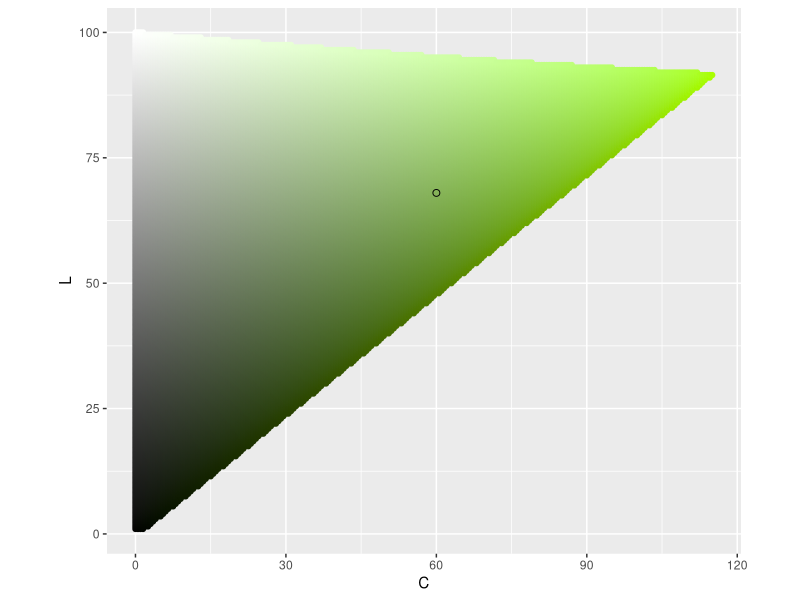
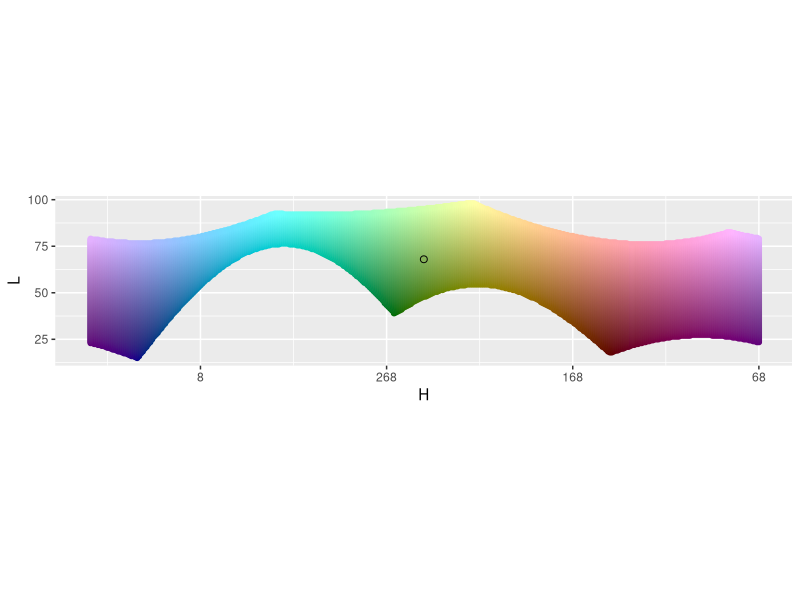
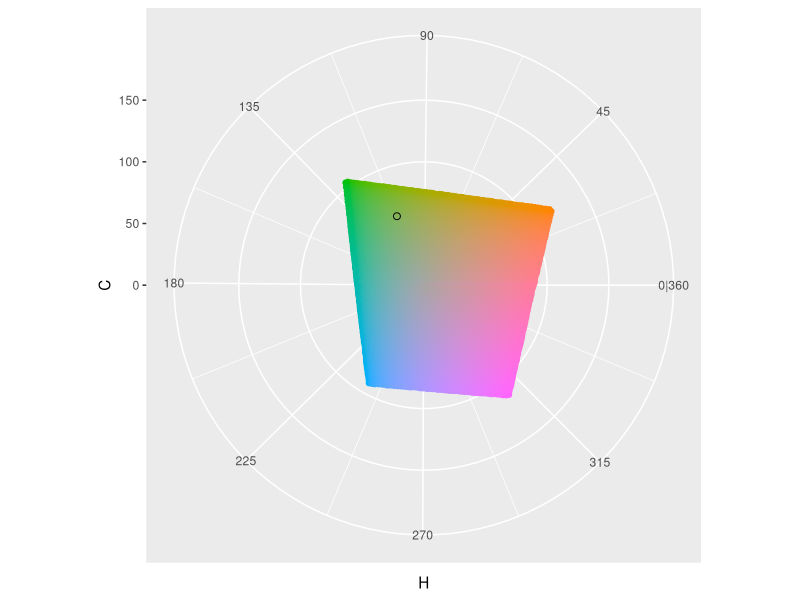
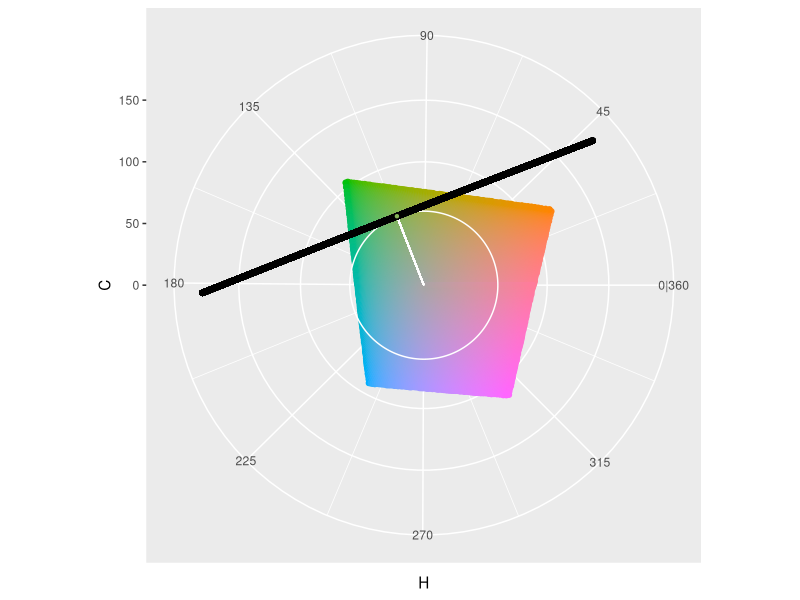
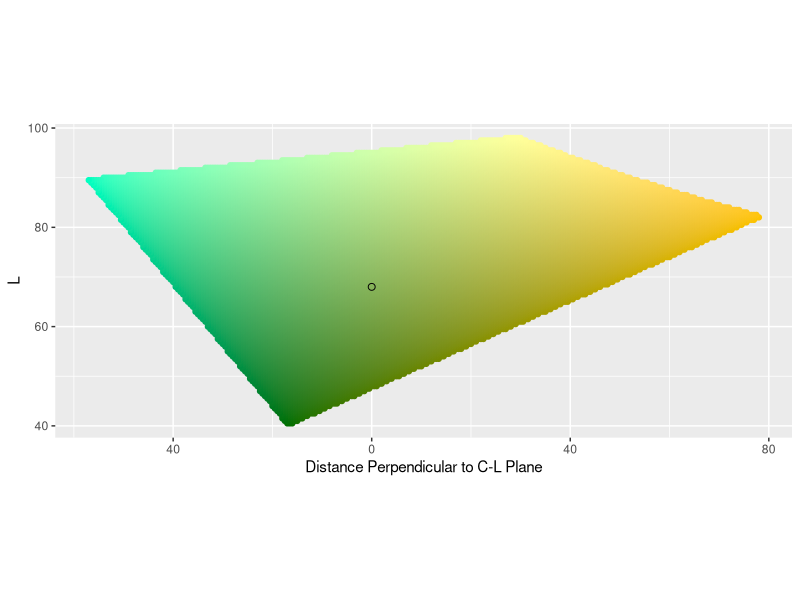
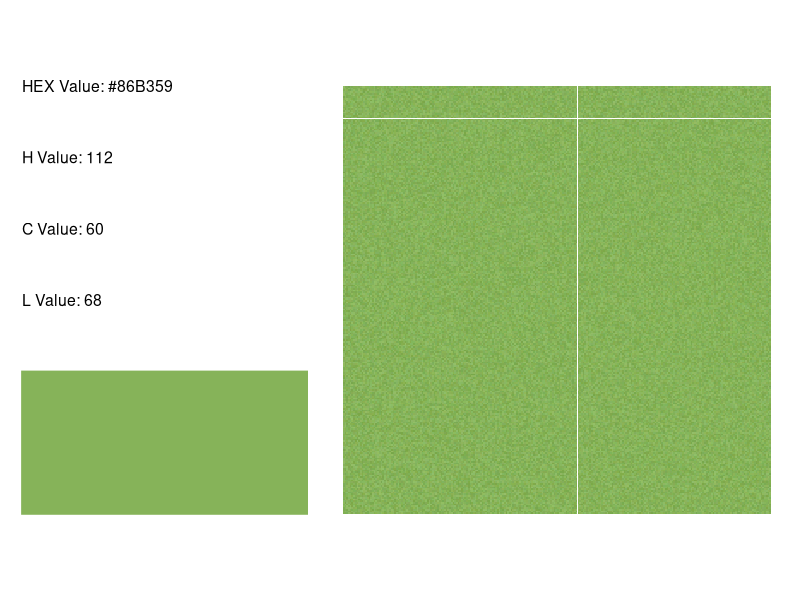
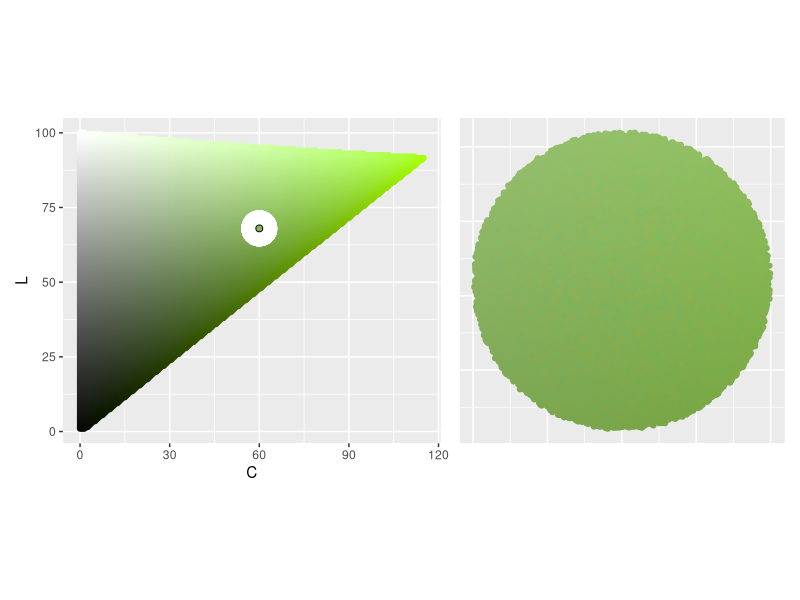
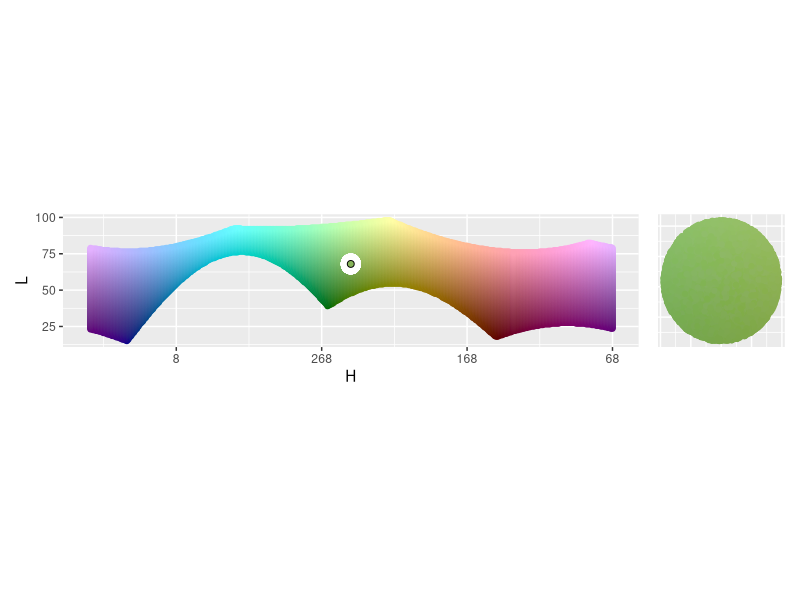

R code for these plots, in order:
## ---- chunk 1
knitr::opts_chunk$set(eval = FALSE)
knitr::opts_knit$set(bookdown.internal.label = FALSE)
knitr::opts_chunk$set(out.extra = 'style="display:block; margin:auto;"')  # center
## ---- chunk 2
##---------
# Libraries
##---------
library(tidyverse)
library(patchwork)
library(colorspace)
## ---- chunk 3
##------------
# Pick a color
##------------
H_point <- 112
C_point <- 60
L_point <- 68

color_hex <- hcl(H_point, 
                 C_point,
                 L_point,
                 fixup = FALSE)

color_points <- data.frame(x = C_point * cos(H_point * pi/180),
                           y = C_point * sin(H_point * pi/180),
                           z = L_point,
                           H = H_point,
                           C = C_point,
                           L = L_point,
                           color_value = color_hex,
                           perpendicular_from_C_L = 0,
                           parallel_along_C_L = 0,
                           row_value = 0,
                           col_value = 0)
## ---- chunk 4
##--------------------------------
# See color in H, C, L color space 
##--------------------------------
# C-L Plane ----
get_C_L_plane <- function(H_point) {
  expand_grid(H = H_point,
              C = seq(0, 180, .5),
              L = seq(1, 100, .5)) %>%
    mutate(color_value = hcl(H, C, L, fixup = FALSE)) %>%
    filter(!is.na(color_value))
}
C_L_plane <- get_C_L_plane(H_point)

graph_C_L_plane <- function(C_L_plane, color_points, color_hex) {
  ggplot() +
    geom_point(data = C_L_plane,
               aes(C, L, color = color_value, fill = color_value)) +
    geom_point(data = color_points,
               aes(C, L, color = "white", fill = "white")) +
    scale_x_continuous(labels = abs) +
    scale_color_identity() +
    scale_fill_identity() +
    geom_point(aes(x = C_point,
                   y = L_point),
               color = 'black',
               fill = color_hex,
               shape = 21,
               size = 2) +
    coord_equal()
}
graph_C_L_plane(C_L_plane, color_points, color_hex)
## ---- chunk 5
knitr::include_graphics('/post/2021-08-09-choosing-nearby-colors-part-1/index.en-us_files/c_l_plane.jpeg', error = FALSE)
## ---- chunk 6
# H-L Curve ----
get_H_L_curve <- function(C_point) {
  expand_grid(H = seq(1, 360, 1),
              C = C_point,
              L = seq(1, 100, .5)) %>%
    mutate(color_value = hcl(H, C, L, fixup = FALSE)) %>%
    filter(!is.na(color_value))
}
H_L_curve <- get_H_L_curve(C_point)

label_H_center <- function(H_point, ...) {
  function(x) {(x + (180 - H_point)) %% 360}
}

graph_H_L_curve <- function(H_L_curve, color_points, color_hex, H_point) {
  ggplot() +
    geom_point(data = H_L_curve,
               aes((H + (180 - H_point)) %% 360, L, 
                   color = color_value, fill = color_value)) +
    geom_point(data = color_points,
               aes((H + (180 - H_point)) %% 360, L, 
                   color = "white", fill = "white")) +
    scale_color_identity() +
    scale_fill_identity() +
    geom_point(aes(x = 180, # Because we rotated points to not drop over edge
                   y = L_point),
               color = 'black',
               fill = color_hex,
               shape = 21,
               size = 2) +
    scale_x_reverse('H', # Like you're standing on the inside
                    labels = label_H_center(H_point = H_point),
                    limits = c(360, 0)) +
    coord_equal()
}
graph_H_L_curve(H_L_curve, color_points, color_hex, H_point)
## ---- chunk 7
knitr::include_graphics('/post/2021-08-09-choosing-nearby-colors-part-1/index.en-us_files/h_l_curve.jpeg', error = FALSE)
## ---- chunk 8
# H-C plane ----
get_H_C_plane <- function(L_point){
  expand_grid(H = seq(1, 360, 1),
              C = seq(0, 180, .5),
              L = L_point) %>%
    mutate(color_value = hcl(H, C, L, fixup = FALSE)) %>%
    filter(!is.na(color_value))
}
H_C_plane <- get_H_C_plane(L_point)

graph_H_C_plane <- function(H_C_plane, color_points, color_hex) {
  ggplot() +
    geom_point(data = H_C_plane,
               aes(H, C, color = color_value, fill = color_value)) +
    geom_point(data = color_points,
               aes(H, C, color = "white", fill = "white")) +
    scale_color_identity() +
    scale_fill_identity() +
    scale_x_continuous(breaks = seq(45, 360, 45),
                       minor_breaks = seq(0, 315, 45) + 45/2,
                       labels = c('45', '90', '135', '180', 
                                  '225', '270', '315', '0|360')) +
    scale_y_continuous(limits = c(0, 180)) +
    geom_point(aes(x = H_point,
                   y = C_point),
               color = 'black',
               fill = color_hex,
               shape = 21,
               size = 2) +
    coord_polar(start = 270 * pi / 180,
                direction = -1)
}
graph_H_C_plane(H_C_plane, color_points, color_hex)
## ---- chunk 9
knitr::include_graphics('/post/2021-08-09-choosing-nearby-colors-part-1/index.en-us_files/h_c_plane.jpeg', error = FALSE)
## ---- chunk 10
# C tangent plane ----
C_circle <- data.frame(H = seq(1, 360),
                       C = C_point,
                       color_value = "white")
C_tangent_plane <- expand_grid(x = C_point, # Plane perpendicular to H at C
                       perpendicular_from_C_L = 
                         seq(-sqrt(180^2 - C_point^2), sqrt(180^2 - C_point^2)),
                       L = seq(1, 100, 1)) %>%
  mutate(x_rotate = x * cos(H_point * pi/180) -  # rotate
           perpendicular_from_C_L * sin(H_point * pi/180),
         y_rotate = x * sin(H_point * pi/180) + 
           perpendicular_from_C_L * cos(H_point * pi/180)) %>%
  mutate(x = x_rotate,
         y = y_rotate) %>%
  select(-x_rotate, -y_rotate)  %>%
  mutate(H = (atan2(y, x) * 180/pi) %% 360,
         C = sqrt(x^2 + y^2)) %>%
  mutate(color_value = "white")
ggplot(data = H_C_plane,
       aes(H, C, color = color_value, fill = color_value)) +
  geom_point() +
  scale_color_identity() +
  scale_fill_identity() +
  scale_x_continuous(breaks = seq(45, 360, 45),
                     minor_breaks = seq(0, 315, 45) + 45/2,
                     labels = c('45', '90', '135', '180', 
                                '225', '270', '315', '0|360')) +
  scale_y_continuous(limits = c(0, 180)) +
  geom_path(data = C_circle) +
  geom_segment(x = H_point,
               y = 0,
               xend = H_point,
               yend = C_point,
               col = "white") +
  geom_point(data = C_tangent_plane, col = "black") +
  geom_point(x = H_point,
             y = C_point,
             color = 'black',
             fill = color_hex,
             shape = 21) +
  coord_polar(start = 270 * pi / 180,
              direction = -1)
## ---- chunk 11
knitr::include_graphics('/post/2021-08-09-choosing-nearby-colors-part-1/index.en-us_files/c_tangent_plane_setup.jpeg', error = FALSE)
## ---- chunk 12
get_C_tangent_plane <- function(H_point, C_point) {
  expand_grid(x = C_point, # Plane perpendicular to H at C
              perpendicular_from_C_L = seq(-180, 180, .5),
              L = seq(1, 100, .5)) %>%
    mutate(x_rotate = x * cos(H_point * pi/180) -  # rotate
             perpendicular_from_C_L * sin(H_point * pi/180),
           y_rotate = x * sin(H_point * pi/180) + 
             perpendicular_from_C_L * cos(H_point * pi/180)) %>%
    mutate(x = x_rotate,
           y = y_rotate) %>%
    select(-x_rotate, -y_rotate)  %>%
    mutate(H = (atan2(y, x) * 180/pi) %% 360,
           C = sqrt(x^2 + y^2)) %>%
    mutate(color_value = hcl(H, C, L, fixup = FALSE)) %>%
    filter(!is.na(color_value))
}
C_tangent_plane <- get_C_tangent_plane(H_point, C_point)

graph_C_tangent_plane <- function(C_tangent_plane, color_points, color_hex) {
  ggplot() +
    geom_point(data = C_tangent_plane,
               aes(perpendicular_from_C_L, L, 
                   color = color_value, fill = color_value)) +
    geom_point(data = color_points,
               aes(perpendicular_from_C_L, L, 
                   color = "white", fill = "white")) +
    scale_color_identity() +
    scale_fill_identity() +
    scale_x_reverse("Distance Perpendicular to C-L Plane",
                    labels = abs) +
    geom_point(aes(x = 0,
                   y = L_point),
               color = 'black',
               fill = color_hex,
               shape = 21,
               size = 2) +
    coord_equal()
}
graph_C_tangent_plane(C_tangent_plane, color_points, color_hex)
## ---- chunk 13
knitr::include_graphics('/post/2021-08-09-choosing-nearby-colors-part-1/index.en-us_files/c_tangent_plane.jpeg', error = FALSE)
## ---- chunk 14
##------
# Sphere
##------
radius <- 5
n_points <- 250^2

color_points <- data.frame(x = rnorm(n = n_points),
                           y = rnorm(n = n_points),
                           z = rnorm(n = n_points),
                           U = runif(n = n_points)^(1/3)) %>%
  mutate(normalize = sqrt(x^2 + y^2 + z^2)) %>%
  mutate(x = x * U / normalize,
         y = y * U / normalize,
         z = z * U / normalize) %>%
  select(-U, -normalize) %>% # have random points in a sphere here
  mutate(x = x * radius, # stretch
         y = y * radius,
         z = z * radius) %>%
  mutate(x = x + C_point * cos(H_point * pi/180), # move
         y = y + C_point * sin(H_point * pi/180),
         z = z + L_point) %>%
  mutate(H = (atan2(y, x) * 180/pi) %% 360,
         C = sqrt(x^2 + y^2),
         L = z) %>%
  mutate(color_value = hcl(H, C, L, fixup = FALSE)) %>%
  mutate(perpendicular_from_C_L = x * sin(-H_point * pi/180) + 
           y * cos(-H_point * pi/180),
         parallel_along_C_L = x * cos(-H_point * pi/180) - 
           y * sin(-H_point * pi/180)) %>%
  mutate(row_value = sample(row_number(), n()),
         col_value = ceiling(row_value / sqrt(n_points))) %>%
  mutate(row_value = (row_value %% sqrt(n_points)) + 1)
## ---- chunk 15
graph_info <- function(H_point, C_point, L_point) {
  color_hex <- hcl(H_point, 
                   C_point,
                   L_point,
                   fixup = FALSE)
  
  ggplot() +
    geom_rect(aes(xmin = 0, xmax = 1,
                  ymin = 0, ymax = .5), col = color_hex, fill = color_hex) +
    geom_text(data = data.frame(x = 0,
                                y = seq(1.5, .75, -.25),
                                label = c(paste("HEX Value:", color_hex), 
                                          paste("H Value:", H_point),
                                          paste("C Value:", C_point),
                                          paste("L Value:", L_point))),
              aes(x, y, label = label), hjust = 0, size = 4) +
    coord_equal() +
    theme_void()
}

graph_sample <- function(color_points) {
  ggplot(data = color_points,
         aes(x = row_value,
             y = col_value,
             fill = color_value)) +
    geom_tile() +
    coord_equal() +
    scale_fill_identity() +
    theme_void()
}

p1 <- graph_info(H_point, C_point, L_point)
p2 <- graph_sample(color_points)
p1 + p2
## ---- chunk 16
knitr::include_graphics('/post/2021-08-09-choosing-nearby-colors-part-1/index.en-us_files/sphere_info.jpeg', error = FALSE)
## ---- chunk 17
graph_C_L <- function(color_points) {
  ggplot(data = color_points, aes(C, L, col = color_value, fill = color_value)) +
    geom_point() +
    scale_color_identity() +
    scale_fill_identity() +
    coord_equal() +
    theme(axis.line=element_blank(), axis.text.x=element_blank(),
          axis.text.y=element_blank(), axis.ticks=element_blank(),
          axis.title.x=element_blank(), axis.title.y=element_blank())
}

p1 <- graph_C_L_plane(C_L_plane, color_points, color_hex)
p2 <- graph_C_L(color_points)
p1 + p2
## ---- chunk 18
knitr::include_graphics('/post/2021-08-09-choosing-nearby-colors-part-1/index.en-us_files/sphere_c_l.jpeg', error = FALSE)
## ---- chunk 19
graph_H_L <- function(color_points, H_point) {
  ggplot(data = color_points, aes((H + (180 - H_point)) %% 360, L, 
                                  col = color_value, fill = color_value)) +
    geom_point() +
    scale_color_identity() +
    scale_fill_identity() +
    scale_x_reverse() +
    coord_equal() +
    theme(axis.line=element_blank(), axis.text.x=element_blank(),
          axis.text.y=element_blank(), axis.ticks=element_blank(),
          axis.title.x=element_blank(), axis.title.y=element_blank())
}

p1 <- graph_H_L_curve(H_L_curve, color_points, color_hex, H_point)
p2 <- graph_H_L(color_points, H_point)
p1 + p2
## ---- chunk 20
knitr::include_graphics('/post/2021-08-09-choosing-nearby-colors-part-1/index.en-us_files/sphere_h_l.jpeg', error = FALSE)
## ---- chunk 21
graph_perpendicular_from_C_L <- function(color_points) {
  ggplot(data = color_points, aes(perpendicular_from_C_L, L, 
                                  color = color_value, fill = color_value)) +
    geom_point() +
    scale_color_identity() +
    scale_fill_identity()  +
    scale_x_reverse() +
    coord_equal() +
    theme(axis.line=element_blank(), axis.text.x=element_blank(),
          axis.text.y=element_blank(), axis.ticks=element_blank(),
          axis.title.x=element_blank(), axis.title.y=element_blank())
}

p1 <- graph_C_tangent_plane(C_tangent_plane, color_points, color_hex)
p2 <- graph_perpendicular_from_C_L(color_points)
p1 + p2
## ---- chunk 22
knitr::include_graphics('/post/2021-08-09-choosing-nearby-colors-part-1/index.en-us_files/sphere_p_c_l.jpeg', error = FALSE)
## ---- chunk 23
graph_x_y <- function(color_points, H_point) {
  ggplot(data = color_points, aes(x, y, 
                                  col = color_value, fill = color_value)) +
    geom_abline(slope = c(tan(-67.5 * pi/180), 
                          tan(-45 * pi/180), 
                          tan(-22.5 * pi/180),
                          0, 
                          100000,
                          tan(22.5 * pi/180), 
                          tan(45 * pi/180), 
                          tan(67.5 * pi/180)), 
                intercept = 0,
                color = "white") +
    geom_abline(slope = tan(H_point * pi/180), 
                intercept = 0,
                color = "black") +
    geom_point() +
    scale_color_identity() +
    scale_fill_identity() +
    coord_equal() +
    theme(axis.line=element_blank(), axis.text.x=element_blank(),
          axis.text.y=element_blank(), axis.ticks=element_blank(),
          axis.title.x=element_blank(), axis.title.y=element_blank(),
          panel.grid.major=element_blank(), panel.grid.minor=element_blank())
}

p1 <- graph_H_C_plane(H_C_plane, color_points, color_hex)
p2 <- graph_x_y(color_points, H_point)
p1 + p2
## ---- chunk 24
knitr::include_graphics('/post/2021-08-09-choosing-nearby-colors-part-1/index.en-us_files/sphere_h_c.jpeg', error = FALSE)
## ---- chunk 25
##-------
# Ellipse
##-------
H_radius <- 2.5
C_radius <- 5
L_radius <- 10

color_points <- data.frame(x = rnorm(n = n_points),
                           y = rnorm(n = n_points),
                           z = rnorm(n = n_points),
                           U = runif(n = n_points)^(1/3)) %>%
  mutate(normalize = sqrt(x^2 + y^2 + z^2)) %>%
  mutate(x = x * U / normalize,
         y = y * U / normalize,
         z = z * U / normalize) %>%
  select(-U, -normalize) %>% # have random points in a sphere here
  mutate(x = x * C_radius, # stretch
         y = y * H_radius,
         z = z * L_radius) %>%
  mutate(x_turn = x * cos(H_point * pi/180) - 
           y * sin(H_point * pi/180), # rotate
         y_turn = x * sin(H_point * pi/180) + 
           y * cos(H_point * pi/180)) %>%
  mutate(x = x_turn,
         y = y_turn) %>%
  select(-x_turn, -y_turn) %>%
  mutate(x = x + C_point * cos(H_point * pi/180), # move
         y = y + C_point * sin(H_point * pi/180),
         z = z + L_point) %>%
  mutate(H = (atan2(y, x) * 180/pi) %% 360,
         C = sqrt(x^2 + y^2),
         L = z) %>%
  filter(L >= 0 & L <= 100 & C >= 0) %>%
  mutate(color_value = hcl(H, C, L, fixup = FALSE)) %>%
  mutate(perpendicular_from_C_L = x * sin(-H_point * pi/180) + 
           y * cos(-H_point * pi/180),
         parallel_along_C_L = x * cos(-H_point * pi/180) - 
           y * sin(-H_point * pi/180)) %>%
  mutate(row_value = sample(row_number(), n()),
         col_value = ceiling(row_value / sqrt(n_points))) %>%
  mutate(row_value = (row_value %% sqrt(n_points)) + 1)
## ---- chunk 26
p1 <- graph_info(H_point, C_point, L_point)
p2 <- graph_sample(color_points)
p1 + p2
## ---- chunk 27
knitr::include_graphics('/post/2021-08-09-choosing-nearby-colors-part-1/index.en-us_files/ellipse_info.jpeg', error = FALSE)
## ---- chunk 28
p1 <- graph_C_L_plane(C_L_plane, color_points, color_hex)
p2 <- graph_C_L(color_points)
p1 + p2
## ---- chunk 29
knitr::include_graphics('/post/2021-08-09-choosing-nearby-colors-part-1/index.en-us_files/ellipse_c_l.jpeg', error = FALSE)
## ---- chunk 30
p1 <- graph_H_L_curve(H_L_curve, color_points, color_hex, H_point)
p2 <- graph_H_L(color_points, H_point)
p1 + p2
## ---- chunk 31
knitr::include_graphics('/post/2021-08-09-choosing-nearby-colors-part-1/index.en-us_files/ellipse_h_l.jpeg', error = FALSE)
## ---- chunk 32
p1 <- graph_C_tangent_plane(C_tangent_plane, color_points, color_hex)
p2 <- graph_perpendicular_from_C_L(color_points)
p1 + p2
## ---- chunk 33
knitr::include_graphics('/post/2021-08-09-choosing-nearby-colors-part-1/index.en-us_files/ellipse_p_c_l.jpeg', error = FALSE)
## ---- chunk 34
p1 <- graph_H_C_plane(H_C_plane, color_points, color_hex)
p2 <- graph_x_y(color_points, H_point)
p1 + p2
## ---- chunk 35
knitr::include_graphics('/post/2021-08-09-choosing-nearby-colors-part-1/index.en-us_files/ellipse_h_c.jpeg', error = FALSE)
## ---- chunk 36
##--------------
# Tilted Ellipse
##--------------
theta_radius <- 10
other_C_L_radius <- 3
perpendicular_C_L_radius <- 5

# Try rotating to point major axis to max chroma value
max_chromas <- max_chroma(h = H_point, l = seq(1, 100, .5))
tilt_theta <- atan2(seq(1, 100, .5)[max(max_chromas) == max_chromas] - L_point,
                     max(max_chromas) - C_point)

color_points <- data.frame(x = rnorm(n = n_points),
           y = rnorm(n = n_points),
           z = rnorm(n = n_points),
           U = runif(n = n_points)^(1/3)) %>%
  mutate(normalize = sqrt(x^2 + y^2 + z^2)) %>%
  mutate(x = x * U / normalize,
         y = y * U / normalize,
         z = z * U / normalize) %>%
  select(-U, -normalize) %>% # have random points in a sphere here
  mutate(x = x * theta_radius, # stretch
         y = y * other_C_L_radius,
         z = z * perpendicular_C_L_radius) %>%
  mutate(z_tilt = z * cos(tilt_theta) + x * sin(tilt_theta), # tilt
         x_tilt = z * -sin(tilt_theta) + x * cos(tilt_theta)) %>%
  mutate(x = x_tilt,
         z = z_tilt) %>%
  select(-x_tilt, -z_tilt) %>%
  mutate(x_turn = x * cos(H_point * pi/180) - 
           y * sin(H_point * pi/180), # rotate
         y_turn = x * sin(H_point * pi/180) + 
           y * cos(H_point * pi/180)) %>%
  mutate(x = x_turn,
         y = y_turn) %>%
  select(-x_turn, -y_turn) %>%
  mutate(x = x + C_point * cos(H_point * pi/180), # move
         y = y + C_point * sin(H_point * pi/180),
         z = z + L_point) %>%
  mutate(H = (atan2(y, x) * 180/pi) %% 360,
         C = sqrt(x^2 + y^2),
         L = z) %>%
  filter(L >= 0 & L <= 100 & C >= 0) %>%
  mutate(color_value = hcl(H, C, L, fixup = FALSE)) %>%
  mutate(perpendicular_from_C_L = x * sin(-H_point * pi/180) + 
           y * cos(-H_point * pi/180),
         parallel_along_C_L = x * cos(-H_point * pi/180) - 
           y * sin(-H_point * pi/180)) %>%
  mutate(row_value = sample(row_number(), n()),
         col_value = ceiling(row_value / sqrt(n_points))) %>%
  mutate(row_value = (row_value %% sqrt(n_points)) + 1)
## ---- chunk 37
p1 <- graph_info(H_point, C_point, L_point)
p2 <- graph_sample(color_points)
p1 + p2
## ---- chunk 38
knitr::include_graphics('/post/2021-08-09-choosing-nearby-colors-part-1/index.en-us_files/tilted_ellipse_info.jpeg', error = FALSE)
## ---- chunk 39
p1 <- graph_C_L_plane(C_L_plane, color_points, color_hex)
p2 <- graph_C_L(color_points)
p1 + p2
## ---- chunk 40
knitr::include_graphics('/post/2021-08-09-choosing-nearby-colors-part-1/index.en-us_files/tilted_ellipse_c_l.jpeg', error = FALSE)
## ---- chunk 41
p1 <- graph_H_L_curve(H_L_curve, color_points, color_hex, H_point)
p2 <- graph_H_L(color_points, H_point)
p1 + p2
## ---- chunk 42
knitr::include_graphics('/post/2021-08-09-choosing-nearby-colors-part-1/index.en-us_files/tilted_ellipse_h_l.jpeg', error = FALSE)
## ---- chunk 43
p1 <- graph_C_tangent_plane(C_tangent_plane, color_points, color_hex)
p2 <- graph_perpendicular_from_C_L(color_points)
p1 + p2
## ---- chunk 44
knitr::include_graphics('/post/2021-08-09-choosing-nearby-colors-part-1/index.en-us_files/tilted_ellipse_p_c_l.jpeg', error = FALSE)
## ---- chunk 45
p1 <- graph_H_C_plane(H_C_plane, color_points, color_hex)
p2 <- graph_x_y(color_points, H_point)
p1 + p2
## ---- chunk 46
knitr::include_graphics('/post/2021-08-09-choosing-nearby-colors-part-1/index.en-us_files/tilted_ellipse_h_c.jpeg', error = FALSE)
## ---- chunk 47
##--------
# Clean up
##--------
# sampling, hitting edges
# within h bounds, this also catches C on the other side
# symmetric on H

H_bound <- 3 # up to 90
get_color_points <- function(n_points, oversample,
                             H_point, C_point, L_point,
                             theta_radius, other_C_L_radius, 
                             perpendicular_C_L_radius,
                             tilt_theta, H_bound) {
  data.frame(x = rnorm(n = n_points * oversample), # over sample in case some points fail
             y = rnorm(n = n_points * oversample),
             z = rnorm(n = n_points * oversample),
             U = runif(n = n_points * oversample)^(1/3)) %>%
    mutate(normalize = sqrt(x^2 + y^2 + z^2)) %>%
    mutate(x = x * U / normalize,
           y = y * U / normalize,
           z = z * U / normalize) %>%
    select(-U, -normalize) %>% # have random points in a sphere here
    mutate(x = x * theta_radius, # stretch
           y = y * other_C_L_radius,
           z = z * perpendicular_C_L_radius) %>%
    mutate(z_tilt = z * cos(tilt_theta) + x * sin(tilt_theta), # tilt
           x_tilt = z * -sin(tilt_theta) + x * cos(tilt_theta)) %>%
    mutate(x = x_tilt,
           z = z_tilt) %>%
    select(-x_tilt, -z_tilt) %>%
    mutate(x_turn = x * cos(H_point * pi/180) - y * sin(H_point * pi/180), # rotate
           y_turn = x * sin(H_point * pi/180) + y * cos(H_point * pi/180)) %>%
    mutate(x = x_turn,
           y = y_turn) %>%
    select(-x_turn, -y_turn) %>%
    mutate(x = x + C_point * cos(H_point * pi/180), # move
           y = y + C_point * sin(H_point * pi/180),
           z = z + L_point) %>%
    mutate(H = (atan2(y, x) * 180/pi) %% 360,
           C = sqrt(x^2 + y^2),
           L = z) %>%
    filter(L >= 0 & L <= 100 & C >= 0) %>%
    mutate(color_value = hcl(H, C, L, fixup = FALSE)) %>%
    filter(!is.na(color_value)) %>% # check if exists
    mutate(H_diff = (180 - abs(abs(H - H_point) - 180)) * 
             sign(180 - abs(H - H_point)) * sign(H - H_point)) %>% # H diff, check if crosses 360
    filter(abs(H_diff) <= H_bound) %>% # check in H bound
    filter(!is.na(hcl(H_point - H_diff, C, L, fixup = FALSE))) %>% # symmetric
    select(!H_diff) %>%
    sample_n(n_points) %>% # sample down to desired amount
    mutate(perpendicular_from_C_L = x * sin(-H_point * pi/180) + 
             y * cos(-H_point * pi/180),
           parallel_along_C_L = x * cos(-H_point * pi/180) - 
             y * sin(-H_point * pi/180)) %>%
    mutate(row_value = sample(row_number(), n()),
           col_value = ceiling(row_value / sqrt(n_points))) %>%
    mutate(row_value = (row_value %% sqrt(n_points)) + 1)
}

color_points <- get_color_points(250^2, 10,
                                 H_point, C_point, L_point,
                                 theta_radius, other_C_L_radius, 
                                 perpendicular_C_L_radius,
                                 tilt_theta, H_bound)

## ---- chunk 48
##-------
# Compare
##-------
H_bound <- 90
color_points_sphere <- get_color_points(250^2, 10,
                                        H_point, C_point, L_point,
                                        theta_radius = radius, 
                                        other_C_L_radius = radius, 
                                        perpendicular_C_L_radius = radius,
                                        tilt_theta = 0, H_bound)
color_points_ellipse <- get_color_points(250^2, 10,
                                         H_point, C_point, L_point,
                                         theta_radius = C_radius, 
                                         other_C_L_radius = H_radius, 
                                         perpendicular_C_L_radius = L_radius,
                                         tilt_theta = 0, H_bound)
color_points_tilted_ellipse <- get_color_points(250^2, 10,
                                                H_point, C_point, L_point,
                                                theta_radius, 
                                                other_C_L_radius, 
                                                perpendicular_C_L_radius,
                                                tilt_theta, H_bound)

p1 <- graph_sample(color_points_sphere)
p2 <- graph_sample(color_points_ellipse)
p3 <- graph_sample(color_points_tilted_ellipse)
p1 + p2 + p3
## ---- chunk 49
knitr::include_graphics('/post/2021-08-09-choosing-nearby-colors-part-1/index.en-us_files/compare_info.jpeg', error = FALSE)
## ---- chunk 50
#--------------------
# Try some other ones
#--------------------

# Outside Edge ----
H_point <- 63
C_point <- 93
L_point <- 81

color_hex <- hcl(H_point, 
                 C_point,
                 L_point,
                 fixup = FALSE)

C_L_plane <- get_C_L_plane(H_point)
H_L_curve <- get_H_L_curve(C_point)
C_tangent_plane <- get_C_tangent_plane(H_point, C_point)
H_C_plane <- get_H_C_plane(L_point)

theta_radius <- 40
other_C_L_radius <- 3
perpendicular_C_L_radius <- 5

tilt_theta <- 0
H_bound <- 90

color_points <- get_color_points(250^2, 10,
                                 H_point, C_point, L_point,
                                 theta_radius, other_C_L_radius, 
                                 perpendicular_C_L_radius,
                                 tilt_theta, H_bound)
## ---- chunk 51
p1 <- graph_info(H_point, C_point, L_point)
p2 <- graph_sample(color_points)
p1 + p2
## ---- chunk 52
knitr::include_graphics('/post/2021-08-09-choosing-nearby-colors-part-1/index.en-us_files/outside_edge_info.jpeg', error = FALSE)
## ---- chunk 53
p1 <- graph_C_L_plane(C_L_plane, color_points, color_hex)
p2 <- graph_C_L(color_points)
p1 + p2
## ---- chunk 54
knitr::include_graphics('/post/2021-08-09-choosing-nearby-colors-part-1/index.en-us_files/outside_edge_c_l.jpeg', error = FALSE)
## ---- chunk 55
p1 <- graph_H_L_curve(H_L_curve, color_points, color_hex, H_point)
p2 <- graph_H_L(color_points, H_point)
p1 + p2
## ---- chunk 56
knitr::include_graphics('/post/2021-08-09-choosing-nearby-colors-part-1/index.en-us_files/outside_edge_h_l.jpeg', error = FALSE)
## ---- chunk 57
p1 <- graph_C_tangent_plane(C_tangent_plane, color_points, color_hex)
p2 <- graph_perpendicular_from_C_L(color_points)
p1 + p2
## ---- chunk 58
knitr::include_graphics('/post/2021-08-09-choosing-nearby-colors-part-1/index.en-us_files/outside_edge_p_c_l.jpeg', error = FALSE)
## ---- chunk 59
p1 <- graph_H_C_plane(H_C_plane, color_points, color_hex)
p2 <- graph_x_y(color_points, H_point)
p1 + p2
## ---- chunk 60
knitr::include_graphics('/post/2021-08-09-choosing-nearby-colors-part-1/index.en-us_files/outside_edge_h_c.jpeg', error = FALSE)
## ---- chunk 61
# Inside Edge ----
H_point <- 319
C_point <- 10
L_point <- 50

color_hex <- hcl(H_point, 
                 C_point,
                 L_point,
                 fixup = FALSE)

C_L_plane <- get_C_L_plane(H_point)
H_L_curve <- get_H_L_curve(C_point)
C_tangent_plane <- get_C_tangent_plane(H_point, C_point)
H_C_plane <- get_H_C_plane(L_point)

theta_radius <- 40
other_C_L_radius <- 5
perpendicular_C_L_radius <- 20

tilt_theta <- 90 * pi/180
H_bound <- 45

color_points <- get_color_points(250^2, 10,
                                 H_point, C_point, L_point,
                                 theta_radius, other_C_L_radius, 
                                 perpendicular_C_L_radius,
                                 tilt_theta, H_bound)
## ---- chunk 62
p1 <- graph_info(H_point, C_point, L_point)
p2 <- graph_sample(color_points)
p1 + p2
## ---- chunk 63
knitr::include_graphics('/post/2021-08-09-choosing-nearby-colors-part-1/index.en-us_files/inside_edge_info.jpeg', error = FALSE)
## ---- chunk 64
p1 <- graph_C_L_plane(C_L_plane, color_points, color_hex)
p2 <- graph_C_L(color_points)
p1 + p2
## ---- chunk 65
knitr::include_graphics('/post/2021-08-09-choosing-nearby-colors-part-1/index.en-us_files/inside_edge_c_l.jpeg', error = FALSE)
## ---- chunk 66
p1 <- graph_H_L_curve(H_L_curve, color_points, color_hex, H_point)
p2 <- graph_H_L(color_points, H_point)
p1 + p2
## ---- chunk 67
knitr::include_graphics('/post/2021-08-09-choosing-nearby-colors-part-1/index.en-us_files/inside_edge_h_l.jpeg', error = FALSE)
## ---- chunk 68
p1 <- graph_C_tangent_plane(C_tangent_plane, color_points, color_hex)
p2 <- graph_perpendicular_from_C_L(color_points)
p1 + p2
## ---- chunk 69
knitr::include_graphics('/post/2021-08-09-choosing-nearby-colors-part-1/index.en-us_files/inside_edge_p_c_l.jpeg', error = FALSE)
## ---- chunk 70
p1 <- graph_H_C_plane(H_C_plane, color_points, color_hex)
p2 <- graph_x_y(color_points, H_point)
p1 + p2
## ---- chunk 71
knitr::include_graphics('/post/2021-08-09-choosing-nearby-colors-part-1/index.en-us_files/inside_edge_h_c.jpeg', error = FALSE)
